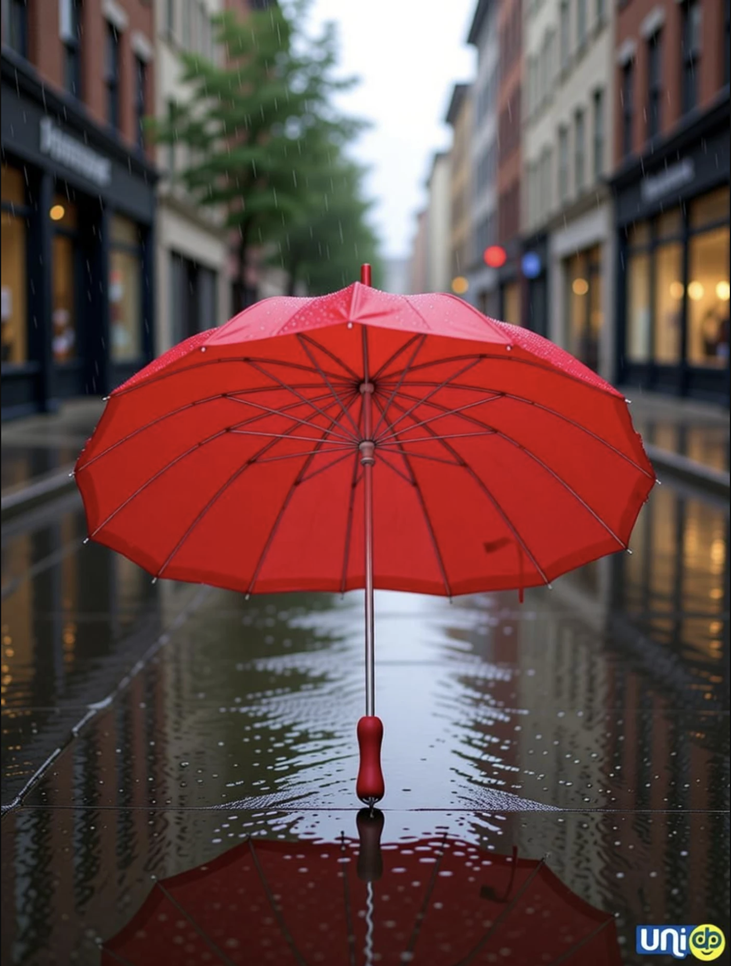
#> input picture data/umbrella.png, 731 x 966 px, shrunk from 1260 x 1666 before the run, found by its file name
$ python umbrella.py
#> lines starting #> are read from the running program, lines starting #| are printed output that depends on the picture; after the words box and inside, x2 and y2 are one past the last pixel; in counts of white or black regions, pixels touching at a corner belong together
import os
import numpy as np
from PIL import Image
import matplotlib.colors as colors
from scipy import ndimage

COLORS = {
    "green": 120 / 360,
    "blue": 240 / 360,
    "cyan": 180 / 360,
    "magenta": 300 / 360,
    "yellow": 60 / 360,
}


def recolor_umbrella(input_path, output_dir="results/umbrella"):
#> called with input_path = 'data/umbrella.png', output_dir = 'results/umbrella'
    os.makedirs(output_dir, exist_ok=True)
    img = Image.open(input_path).convert("RGB")
#> img is the input picture: PIL image 731x966 RGB; mean R, G, B 102.8, 73, 70.7
    img = np.array(img).astype(np.float32) / 255.0
#> img: shape (966, 731, 3) float32
    hsv = colors.rgb_to_hsv(img)
#> hsv: shape (966, 731, 3) float32; mean of channels 0, 1, 2 0.281, 0.368, 0.424
    h, s, v = hsv[:, :, 0], hsv[:, :, 1], hsv[:, :, 2]
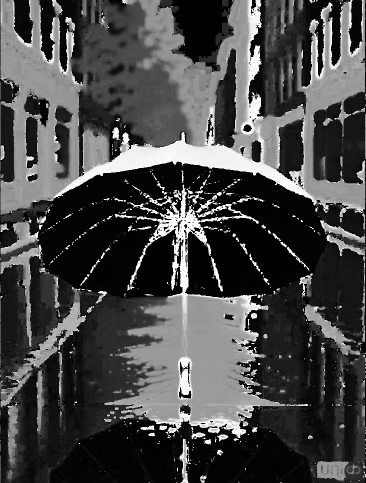
#> h: shape (966, 731) float32 (shown at 1/2 size); min 0, max 0.999, mean 0.281
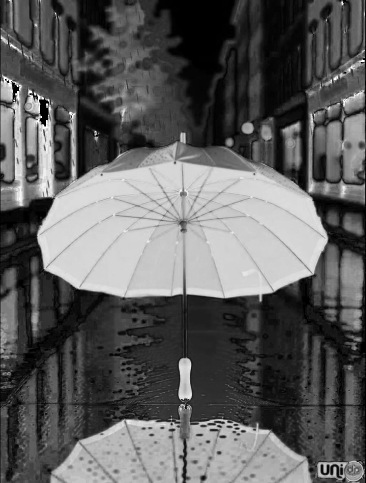
#> s: shape (966, 731) float32 (shown at 1/2 size); min 0, max 1, mean 0.368

    red = ((h < 0.06) | (h > 0.93)) & (s > 0.25) & (v > 0.15)
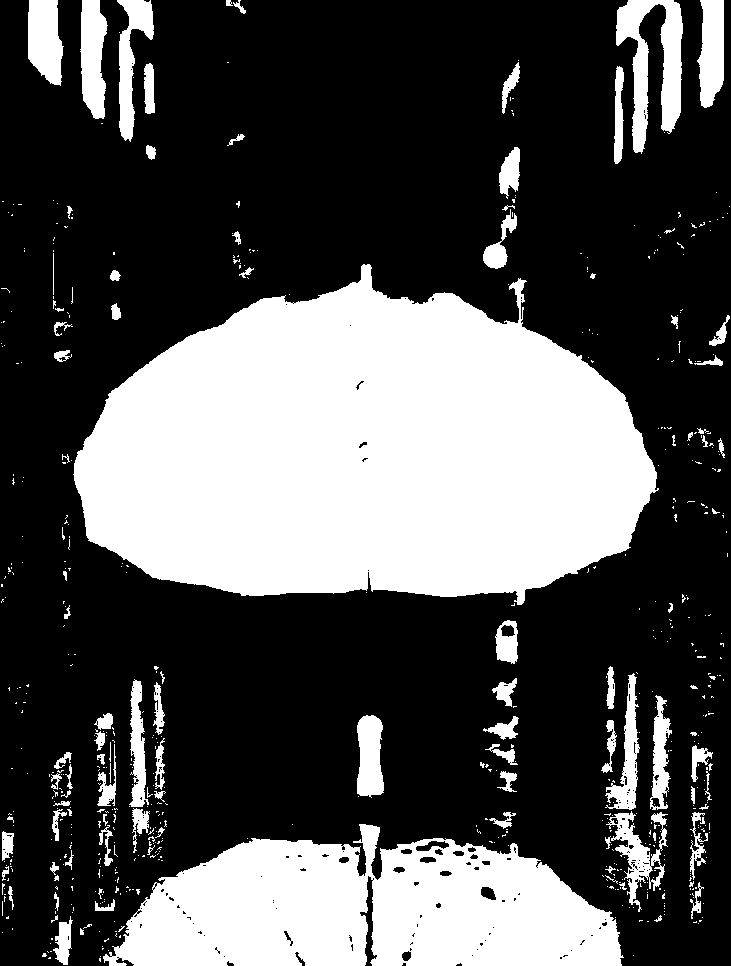
#> red: shape (966, 731) bool; 32.4% white; 627 white regions (523 under 20 px), largest, box (x1, y1, x2, y2) and area: (73, 264, 659, 605) 141364, (103, 824, 624, 966) 50806, (616, 0, 683, 154) 4938
    se = np.ones((3, 3))
    red = ndimage.binary_opening(red, structure=se, iterations=2)
#> red: shape (966, 731) bool; 31% white; 69 white regions, largest, box (x1, y1, x2, y2) and area: (74, 265, 657, 605) 140931, (104, 824, 380, 966) 25988, (372, 840, 621, 966) 24038
    red = ndimage.binary_closing(red, structure=se, iterations=2)
#> red: shape (966, 731) bool; 31% white; 54 white regions, largest, box (x1, y1, x2, y2) and area: (74, 265, 657, 605) 141038, (104, 824, 621, 964) 49801, (616, 2, 683, 152) 4766

    labels, count = ndimage.label(red)
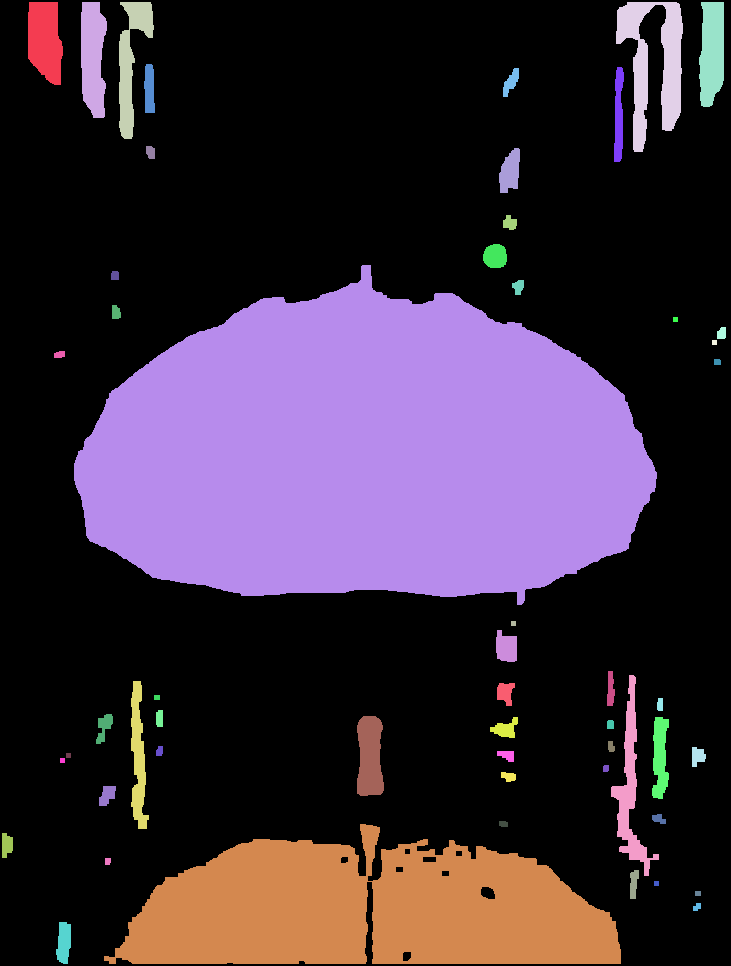
#> labels: shape (966, 731) int32; 55 distinct labels, from 0 to 54; one colour per label, 0 black
#> count = 54
    area = ndimage.sum(red, labels, range(1, count + 1))
#> area = 54 values, max 141038 at index 12, min 25 at index 16, mean 4055.9
    centroids = ndimage.center_of_mass(red, labels, range(1, count + 1))
#> centroids = 54 pairs, first value 39.88 to 942.1, second value 6.36 to 721.3
    if count == 0:
        raise ValueError("No red region detected.")

    largest_area = area.max()
#> largest_area = 141038
    H, W = h.shape
    area_thresh = 0.01 * largest_area
#> area_thresh = 1410.4
    x_lo, x_hi = 0.25 * W, 0.75 * W
    wanted = [
        i + 1 for i in range(count)
        if area[i] >= area_thresh and x_lo <= centroids[i][1] <= x_hi
    ]
#> wanted = [13, 32, 47]
    mask = np.isin(labels, wanted)
#> mask: shape (966, 731) bool; 27.3% white; 3 white regions, box (x1, y1, x2, y2) and area: (74, 265, 657, 605) 141038, (104, 824, 621, 964) 49801, (357, 716, 384, 796) 1810
    mask = ndimage.binary_dilation(mask, structure=np.ones((3, 3)), iterations=2)
#> mask: shape (966, 731) bool; 28.5% white; 3 white regions, box (x1, y1, x2, y2) and area: (72, 263, 659, 607) 144866, (102, 822, 623, 966) 53781, (355, 714, 386, 798) 2282
    alpha = np.clip(ndimage.gaussian_filter(mask.astype(np.float32), sigma=1.5), 0, 1)

    outputs = {}
    for colour, target_hue in COLORS.items():
        new_hsv = np.stack([np.full_like(h, target_hue), s, v], axis=2)
        new_img = colors.hsv_to_rgb(new_hsv)
        result = img * (1 - alpha[:, :, None]) + new_img * alpha[:, :, None]
        result = (np.clip(result, 0, 1) * 255).astype(np.uint8)
        path = os.path.join(output_dir, f"umbrella_{colour}.png")
        Image.fromarray(result).save(path)
        outputs[colour] = path
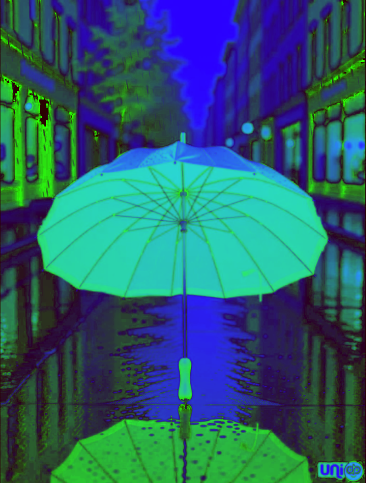
#> new_hsv: shape (966, 731, 3) float32 (shown at 1/2 size); mean of channels 0, 1, 2 0.166, 0.368, 0.424; drawn as R, G, B
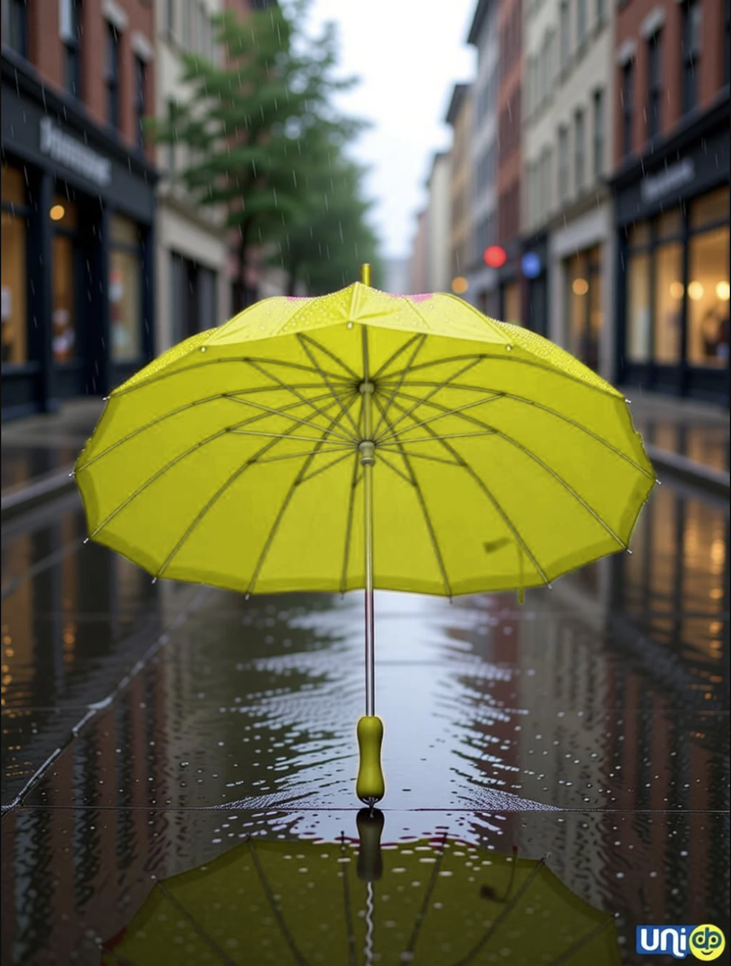
#> result: shape (966, 731, 3); mean of channels 0, 1, 2 102.8, 101.5, 69.8; drawn as R, G, B
#> after the loop, outputs = {'green': 'results/umbrella/umbrella_green.png', 'blue': 'results/umbrella/umbrella_blue.png', 'cyan': 'results/umbrella/umbrella_cyan.png', 'magenta': 'results/umbrella/umbrella_magenta.png', 'yellow': 'results/umbrella/umbrella_yellow.png'}
    return outputs


if __name__ == "__main__":
    print(recolor_umbrella("data/umbrella.png"))

$ run again, with data/rainy_scene.png copied over data/umbrella.png
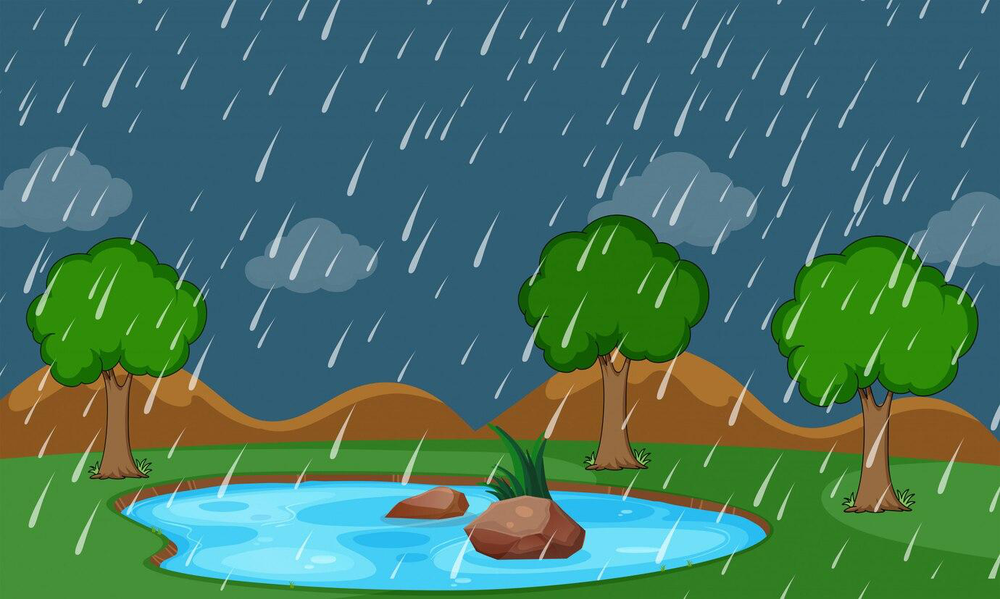
#> input picture data/rainy_scene.png, 1000 x 599 px, shrunk from 1380 x 827 before the run, found by its file name
#> in recolor_umbrella, img is the input picture: PIL image 1000x599 RGB; mean R, G, B 68.7, 115.9, 99.2
#> img: shape (599, 1000, 3) float32
#> hsv: shape (599, 1000, 3) float32; mean of channels 0, 1, 2 0.431, 0.627, 0.533
#> in recolor_umbrella, `red = ndimage.binary_opening(red, structure=se, iterations=2)`:
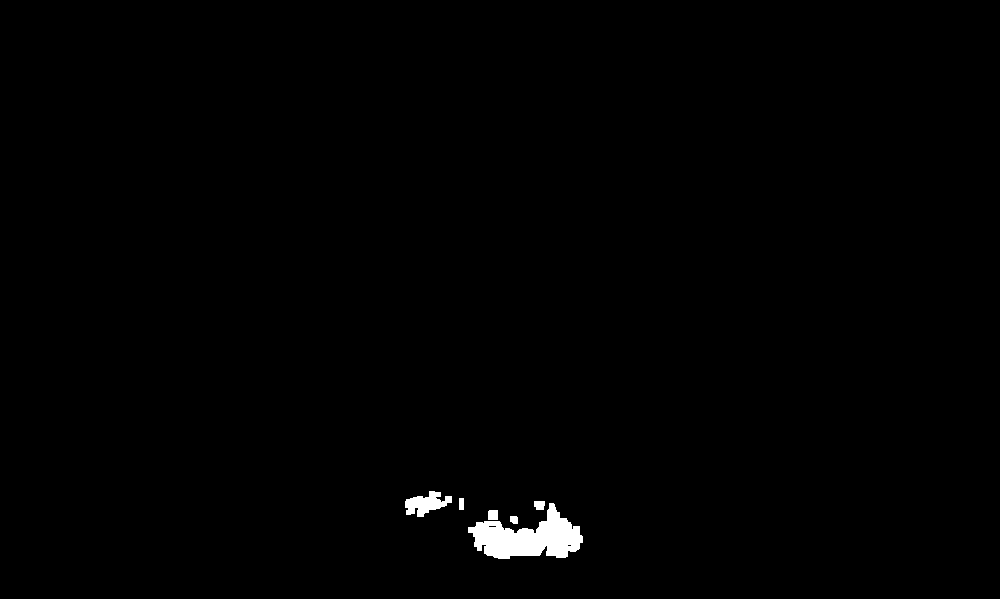
#> red: shape (599, 1000) bool; 0.74% white; 6 white regions, box (x1, y1, x2, y2) and area: (468, 503, 583, 559) 3473, (405, 491, 452, 517) 679, (488, 510, 498, 520) 99, (534, 501, 545, 510) 89, (459, 498, 464, 510) 60, (510, 516, 518, 524) 58
#> labels: shape (599, 1000) int32; 5 distinct labels, from 0 to 4
#> count = 4
#> area = [730, 60, 3773, 58]
#> centroids = [(503.2, 426), (503.5, 461), (536, 527.4), (519.3, 513.7)]
#> largest_area = 3773
#> area_thresh = 37.73
#> wanted = [1, 2, 3, 4]
#> mask: shape (599, 1000) bool; 1% white; 3 white regions, box (x1, y1, x2, y2) and area: (466, 499, 585, 561) 4779, (403, 489, 454, 519) 1046, (457, 496, 466, 512) 144
#> after the loop in recolor_umbrella, `for colour, target_hue in COLORS.items():`:
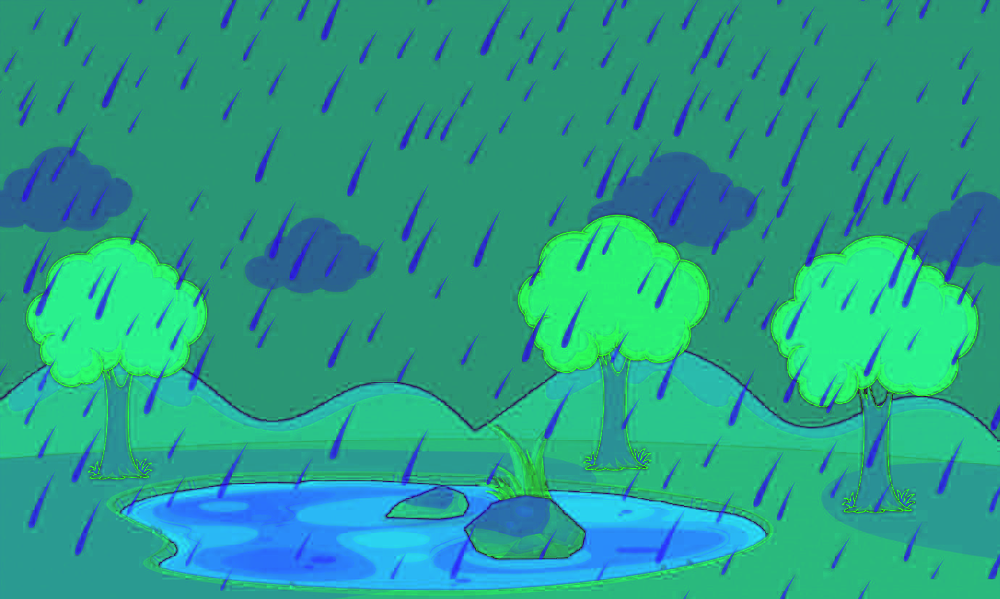
#> new_hsv: shape (599, 1000, 3) float32; mean of channels 0, 1, 2 0.166, 0.627, 0.533; drawn as R, G, B
#> after the loop in recolor_umbrella, `for colour, target_hue in COLORS.items():`: outputs = {'green': 'results/umbrella/umbrella_green.png', 'blue': 'results/umbrella/umbrella_blue.png', 'cyan': 'results/umbrella/umbrella_cyan.png', 'magenta': 'results/umbrella/umbrella_magenta.png', 'yellow': 'results/umbrella/umbrella_yellow.png'}
